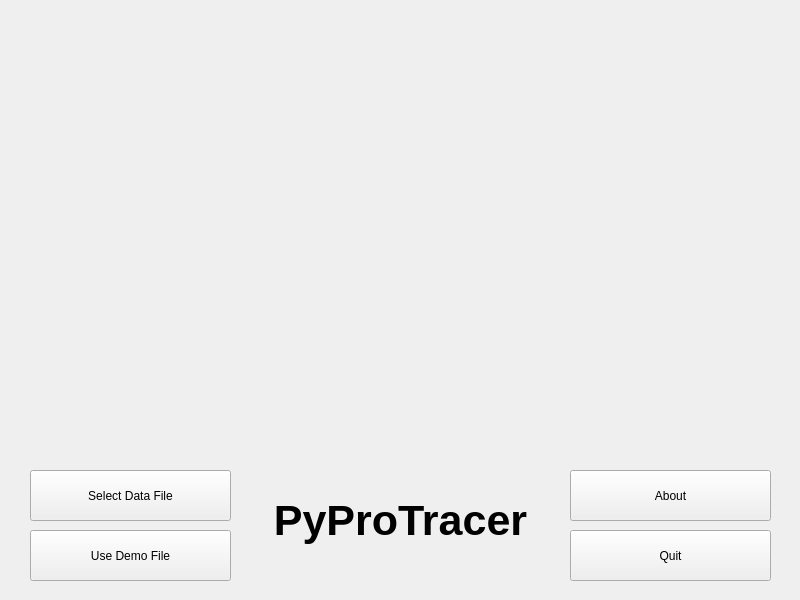
<?xml version="1.0" encoding="UTF-8"?>
<ui version="4.0">
 <class>MainWindow</class>
 <widget class="QMainWindow" name="MainWindow">
  <property name="geometry">
   <rect>
    <x>0</x>
    <y>0</y>
    <width>800</width>
    <height>600</height>
   </rect>
  </property>
  <property name="windowTitle">
   <string>PyProTracer</string>
  </property>
  <widget class="QWidget" name="centralwidget">
   <widget class="QLabel" name="label">
    <property name="geometry">
     <rect>
      <x>0</x>
      <y>0</y>
      <width>800</width>
      <height>448</height>
     </rect>
    </property>
    <property name="text">
     <string>&lt;html&gt;&lt;head/&gt;&lt;body&gt;&lt;p&gt;&lt;img src=&quot;:/logo/logo.jpg&quot;/&gt;&lt;/p&gt;&lt;/body&gt;&lt;/html&gt;</string>
    </property>
   </widget>
   <widget class="QPushButton" name="btnSelectFile">
    <property name="geometry">
     <rect>
      <x>30</x>
      <y>470</y>
      <width>201</width>
      <height>51</height>
     </rect>
    </property>
    <property name="text">
     <string>Select Data File</string>
    </property>
   </widget>
   <widget class="QPushButton" name="btnDemoFile">
    <property name="geometry">
     <rect>
      <x>30</x>
      <y>530</y>
      <width>201</width>
      <height>51</height>
     </rect>
    </property>
    <property name="text">
     <string>Use Demo File</string>
    </property>
   </widget>
   <widget class="QPushButton" name="btnAbout">
    <property name="geometry">
     <rect>
      <x>570</x>
      <y>470</y>
      <width>201</width>
      <height>51</height>
     </rect>
    </property>
    <property name="text">
     <string>About</string>
    </property>
   </widget>
   <widget class="QPushButton" name="btnQuit">
    <property name="geometry">
     <rect>
      <x>570</x>
      <y>530</y>
      <width>201</width>
      <height>51</height>
     </rect>
    </property>
    <property name="text">
     <string>Quit</string>
    </property>
   </widget>
   <widget class="QLabel" name="label_2">
    <property name="geometry">
     <rect>
      <x>260</x>
      <y>470</y>
      <width>281</width>
      <height>101</height>
     </rect>
    </property>
    <property name="font">
     <font>
      <pointsize>32</pointsize>
      <weight>75</weight>
      <bold>true</bold>
     </font>
    </property>
    <property name="frameShape">
     <enum>QFrame::NoFrame</enum>
    </property>
    <property name="text">
     <string>PyProTracer</string>
    </property>
    <property name="alignment">
     <set>Qt::AlignCenter</set>
    </property>
   </widget>
  </widget>
 </widget>
 <resources>
  <include location="../resources/main.qrc"/>
 </resources>
 <connections/>
</ui>
